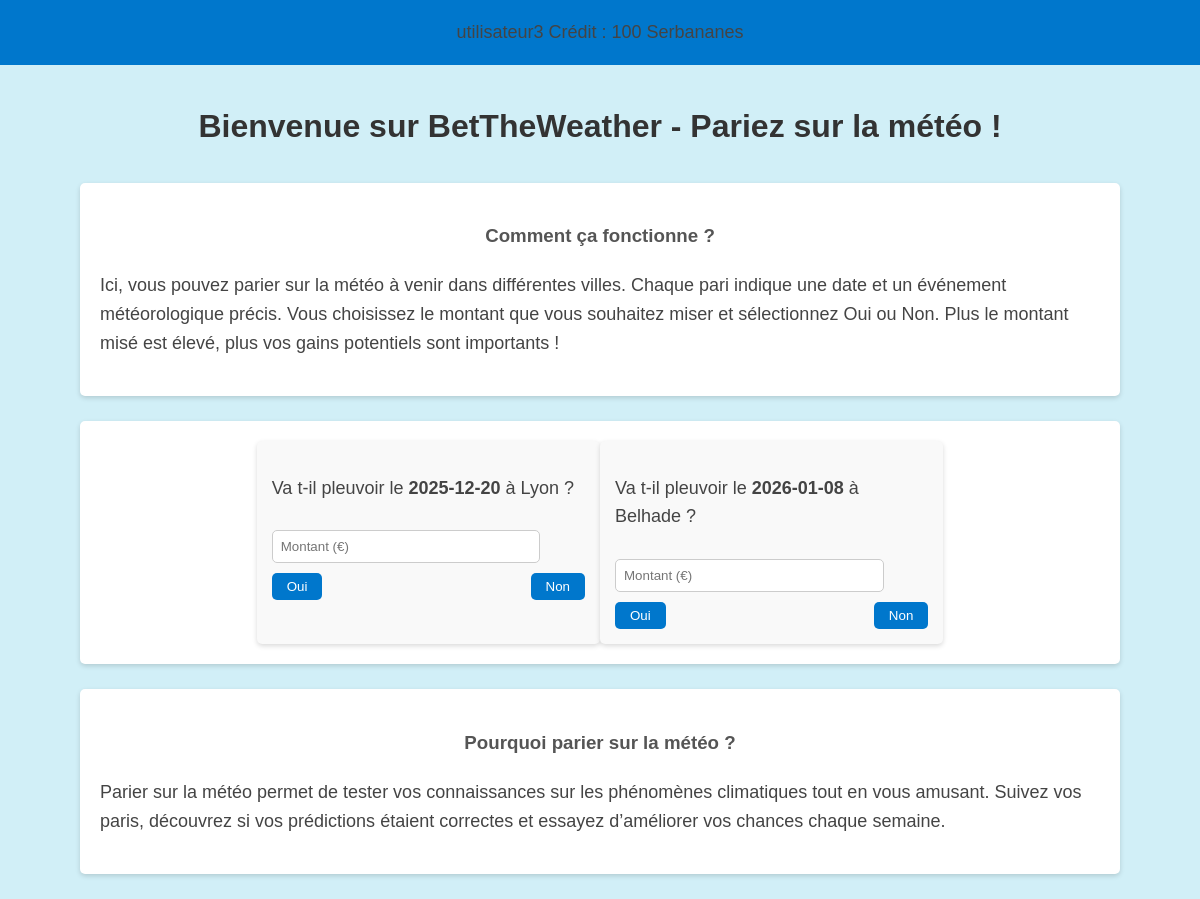
Screenshot of / (signed in) with the database file from the repository.
### tables this page shows
CREATE TABLE users (
    id INTEGER PRIMARY KEY AUTOINCREMENT,
    username TEXT ,
    password TEXT,
    montant INTEGER
);

CREATE TABLE "paris" (
	"id"	INTEGER,
	"user_id"	INTEGER,
	"date"	TEXT,
	"valeur"	REAL,
	"lieu"	TEXT,
	"status"	INTEGER,
	PRIMARY KEY("id" AUTOINCREMENT),
	FOREIGN KEY("user_id") REFERENCES "users"("id")
);

### app.py (the view, shortened to what this page needs)
@app.route("/", methods=["GET", "POST"])
def home():
    if "user" not in session:
        return redirect(url_for("login"))
    user_id = session["user_id"]
    paris_list = get_paris_for_user(user_id)
    user = get_user_by_id(user_id)
    return render_template(
        "frontendtest1.html",
        paris=paris_list,
        username=user[0],
        credit=user[1]
    )

### app.py (called while the page is built)
def get_user_by_id(user_id):
    conn = sqlite3.connect("database.db")
    c = conn.cursor()
    c.execute("SELECT username, montant FROM users WHERE id = ?", (user_id,))
    user = c.fetchone()
    conn.close()
    return user

def get_paris_for_user(user_id):
    conn = sqlite3.connect("database.db")
    c = conn.cursor()
    c.execute("""
        SELECT id, date, lieu, valeur, status
        FROM paris
        WHERE user_id = ?
        ORDER BY date
    """, (user_id,))
    paris = c.fetchall()
    conn.close()
    return paris

### templates/frontendtest1.html (shortened to what this page needs)
<!DOCTYPE html>
<html lang="fr">
<head>
    <link rel="stylesheet" href="{{ url_for('static', filename='style.css') }}">
</head>
<body>
<header class="main-header">
    <p> {{ username }} Crédit : {{ credit }} Serbananes</p>
</header>
<div class="header-space"></div>
<h1>Bienvenue sur BetTheWeather - Pariez sur la météo !</h1>
<section class="page-cyberfolio">
    <div class="page-info">
        <h3>Comment ça fonctionne ?</h3>
        <p>
            Ici, vous pouvez parier sur la météo à venir dans différentes villes. Chaque pari indique une date et un événement météorologique précis.
            Vous choisissez le montant que vous souhaitez miser et sélectionnez Oui ou Non. Plus le montant misé est élevé, plus vos gains potentiels sont importants !
        </p>
    </div>
</section>
<section class="page-cyberfolio">
{% for pari in paris %}
<div class="paris-card">
    <p>Va t-il pleuvoir le <strong>{{ pari[1] }}</strong> à  {{ pari[2] }} ?</p>
    <form class="bet-form" method="post" action="{{ url_for('home') }}">
        <input type="number" name="amount" placeholder="Montant (€)" min="1" value="{{ pari[3] or '' }}" required>
        <div class="bet-buttons">
            <button type="submit" name="choice" value="oui" {% if pari[4] != 0 %}disabled{% endif %}>Oui</button>
            <button type="submit" name="choice" value="non" {% if pari[4] != 0 %}disabled{% endif %}>Non</button>
        </div>
    </form>
</div>
{% endfor %}
</section>
<section class="page-cyberfolio">
    <div class="page-info">
        <h3>Pourquoi parier sur la météo ?</h3>
        <p>
            Parier sur la météo permet de tester vos connaissances sur les phénomènes climatiques tout en vous amusant.
            Suivez vos paris, découvrez si vos prédictions étaient correctes et essayez d’améliorer vos chances chaque semaine.
        </p>
    </div>
</section>
</body>
</html>

### static/style.css (style rules this page uses)
body { font-family: Arial, sans-serif; line-height: 1.6; margin: 20px; background-color: #d1eff7; }
h1 { color: #333; text-align: center; margin-bottom: 30px; }
h2,h3,h5,h6 { color: #555; text-align: center; margin-bottom: 20px; }
p { color: #444; font-size: 18px; }
.main-header { position: fixed; top: 0; left: 0; width: 100%; background-color: #0077cc; display: flex; justify-content: center; align-items: center; height: auto; z-index: 100; }
.header-space { height: 60px; }
.page-cyberfolio { display: flex; justify-content: center; background-color: white; padding: 20px; margin: 25px auto; max-width: 1000px; border-radius: 5px; box-shadow: 0 2px 5px rgba(0,0,0,0.15); flex-wrap: wrap; }
.page-info { width: 100%; }
.paris-card { background-color: #f9f9f9; padding: 15px; border-radius: 5px; width: calc(25% - 20px); box-shadow: 0 2px 5px rgba(0,0,0,0.15); }
.bet-form input[type="number"] { width: 80%; padding: 8px; margin: 10px 0; border-radius: 5px; border: 1px solid #ccc; }
.bet-buttons { display: flex; justify-content: space-between; }
.bet-buttons button { padding: 6px 15px; border: none; border-radius: 5px; cursor: pointer; background-color: #0077cc; color: white; }
@media (max-width: 1200px) { .paris-card { width: calc(33.33% - 20px); } }

### rows the page displays
users: username "utilisateur3"
paris: date "2025-12-20", lieu "Lyon"
paris: date "2026-01-08", lieu "Belhade"

### other values shown
{{ credit }} "100"
